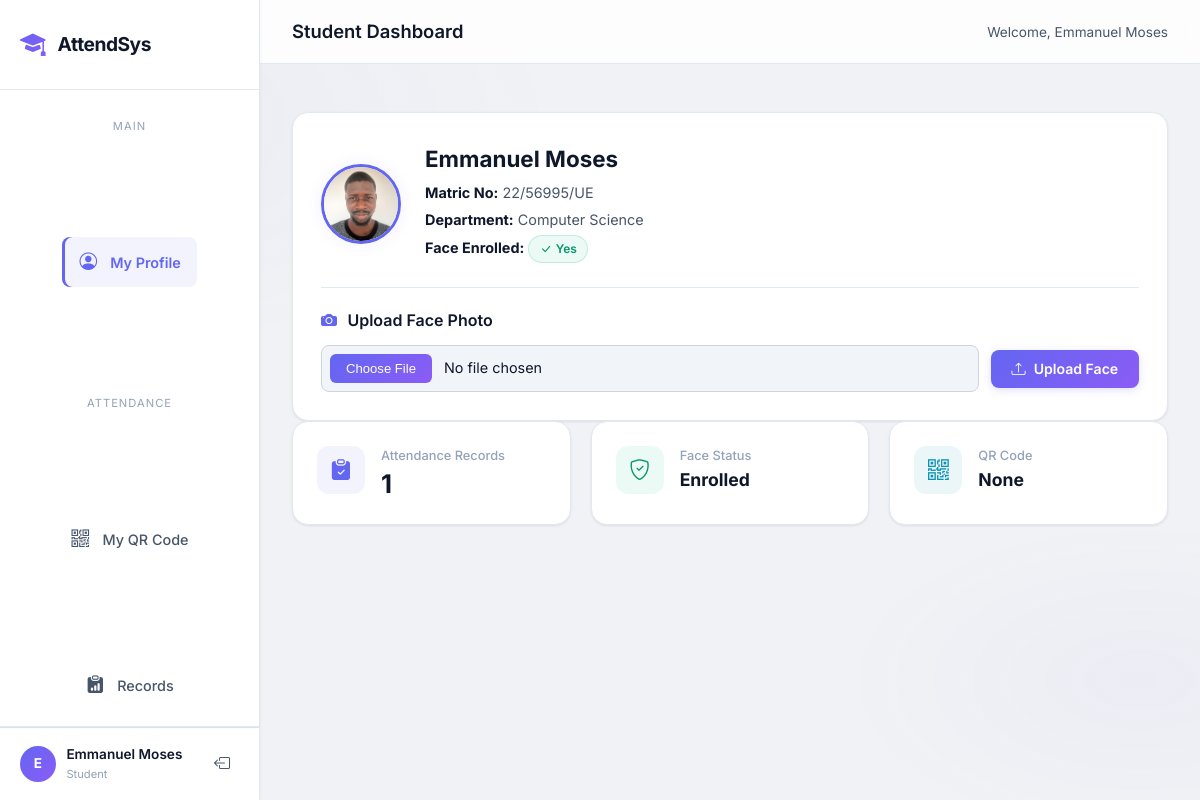
Screenshot of /student (signed in) with the database file from the repository.
### models.py (models this page shows)
class User(db.Model, UserMixin):
    __tablename__ = 'users'
    id = db.Column(db.Integer, primary_key=True)
    username = db.Column(db.String(100), unique=True, nullable=False)
    password = db.Column(db.String(200), nullable=False)
    role = db.Column(db.String(20), nullable=False) # 'admin', 'lecturer', 'student'
    name = db.Column(db.String(100), nullable=False)
    department = db.Column(db.String(100), nullable=True) # Important for students
    photo_path = db.Column(db.String(200), nullable=True)
    face_encoding = db.Column(db.Text, nullable=True) # Store JSON string of 128-d array
    qr_code_path = db.Column(db.String(200), nullable=True)
    courses = db.relationship('Course', backref='lecturer', cascade="all, delete-orphan", lazy=True)
    attendances = db.relationship('Attendance', backref='student', cascade="all, delete-orphan", lazy=True)
    registered_students = db.relationship('User',
        secondary='student_ownership',
        primaryjoin=('User.id == student_ownership.c.lecturer_id'),
        secondaryjoin=('User.id == student_ownership.c.student_id'),
        backref=db.backref('registrars', lazy=True),
        lazy=True)

### routes.py (the view, shortened to what this page needs)
@main.route('/student', methods=['GET', 'POST'])
@login_required
def student_dashboard():
    if current_user.role != 'student':
        return redirect(url_for('main.login'))
    attendances = Attendance.query.filter_by(student_id=current_user.id).all()
    return render_template('student_dashboard.html', attendances=attendances, user=current_user)

### app.py (called while the page is built)
@login_manager.user_loader
def load_user(user_id):
    return User.query.get(int(user_id))

### templates/student_dashboard.html (shortened to what this page needs)
{% extends "base.html" %}
{% block body %}
<div class="dashboard-layout">
    <aside class="sidebar" id="sidebar">
        <div class="sidebar-header">
            <div class="logo">
                <i class="bi bi-mortarboard-fill"></i>
                <span>AttendSys</span>
            </div>
        </div>
        <nav class="sidebar-nav">
            <span class="nav-label">Main</span>
            <a href="#" class="nav-item active" data-tab="profile">
                <i class="bi bi-person-circle"></i><span>My Profile</span>
            </a>
            <span class="nav-label">Attendance</span>
            <a href="#" class="nav-item" data-tab="qrcode">
                <i class="bi bi-qr-code"></i><span>My QR Code</span>
            </a>
            <a href="#" class="nav-item" data-tab="records">
                <i class="bi bi-clipboard-data-fill"></i><span>Records</span>
            </a>
        </nav>
        <div class="sidebar-footer">
            <div class="user-card">
                <div class="user-avatar">{{ user.name[0] }}</div>
                <div class="user-info">
                    <span class="user-name">{{ user.name }}</span>
                    <span class="user-role">Student</span>
                </div>
            </div>
            <a href="{{ url_for('main.logout') }}" class="logout-btn" title="Log out">
                <i class="bi bi-box-arrow-left"></i>
            </a>
        </div>
    </aside>
    <main class="main-content">
        <div class="topbar">
            <h1 class="page-title">Student Dashboard</h1>
            <div class="topbar-right">
                <span class="welcome-text">Welcome, {{ user.name }}</span>
            </div>
        </div>
        <div class="flash-messages" style="position:relative;top:auto;right:auto;max-width:100%;padding:1rem 2rem 0;">
        </div>
        <div class="content-area">
            <div class="tab-section active" data-tab="profile">
                <div class="glass-card">
                    <div class="profile-header">
                        {% if user.photo_path %}
                            <img src="{{ url_for('static', filename='uploads/' + user.photo_path) }}" alt="Profile Photo" class="profile-avatar">
                        {% else %}
                            <div class="profile-avatar-placeholder">{{ user.name[0] }}</div>
                        {% endif %}
                        <div class="profile-details">
                            <h2 style="margin-bottom:.25rem;">{{ user.name }}</h2>
                            <p><strong>Matric No:</strong> {{ user.username }}</p>
                            <p><strong>Department:</strong> {{ user.department or 'Not set' }}</p>
                            <p>
                                <strong>Face Enrolled:</strong>
                                {% if user.face_encoding %}
                                    <span class="badge badge-present"><i class="bi bi-check-lg"></i> Yes</span>
                                {% else %}
                                    <span class="badge badge-absent" style="background:var(--danger-dim);color:var(--danger);border:1px solid rgba(248,113,113,0.3);">
                                        <i class="bi bi-x-lg"></i> No
                                    </span>
                                {% endif %}
                            </p>
                        </div>
                    </div>
                    <div style="border-top:1px solid var(--border-glass);padding-top:1.25rem;">
                        <h4 style="margin-bottom:.75rem;"><i class="bi bi-camera-fill" style="color:var(--primary);margin-right:.4rem;"></i> Upload Face Photo</h4>
                        <form action="{{ url_for('main.student_dashboard') }}" method="POST" enctype="multipart/form-data" style="display:flex;gap:.75rem;align-items:center;flex-wrap:wrap;">
                            <input type="file" name="photo" accept="image/*" required style="flex:1;min-width:200px;">
                            <button type="submit" class="btn btn-primary">
                                <i class="bi bi-upload"></i> Upload Face
                            </button>
                        </form>
                    </div>
                </div>
                <div class="stats-grid">
                    <div class="stat-card">
                        <div class="stat-icon indigo"><i class="bi bi-clipboard-check-fill"></i></div>
                        <div class="stat-info">
                            <div class="stat-label">Attendance Records</div>
                            <div class="stat-value">{{ attendances|length }}</div>
                        </div>
                    </div>
                    <div class="stat-card">
                        <div class="stat-icon emerald"><i class="bi bi-shield-check"></i></div>
                        <div class="stat-info">
                            <div class="stat-label">Face Status</div>
                            <div class="stat-value" style="font-size:1.1rem;">{{ 'Enrolled' if user.face_encoding else 'Pending' }}</div>
                        </div>
                    </div>
                    <div class="stat-card">
                        <div class="stat-icon cyan"><i class="bi bi-qr-code"></i></div>
                        <div class="stat-info">
                            <div class="stat-label">QR Code</div>
                            <div class="stat-value" style="font-size:1.1rem;">{{ 'Generated' if user.qr_code_path else 'None' }}</div>
                        </div>
                    </div>
                </div>
            </div>
        </div>
    </main>
</div>
{% endblock %}

### rows the page displays
User: name "E", name "Emmanuel Moses", photo_path (picture), username "22/56995/UE", department "Computer Science", face_encoding "Enrolled", qr_code_path "None"

### other values shown
{{ attendances|length }} "1"
